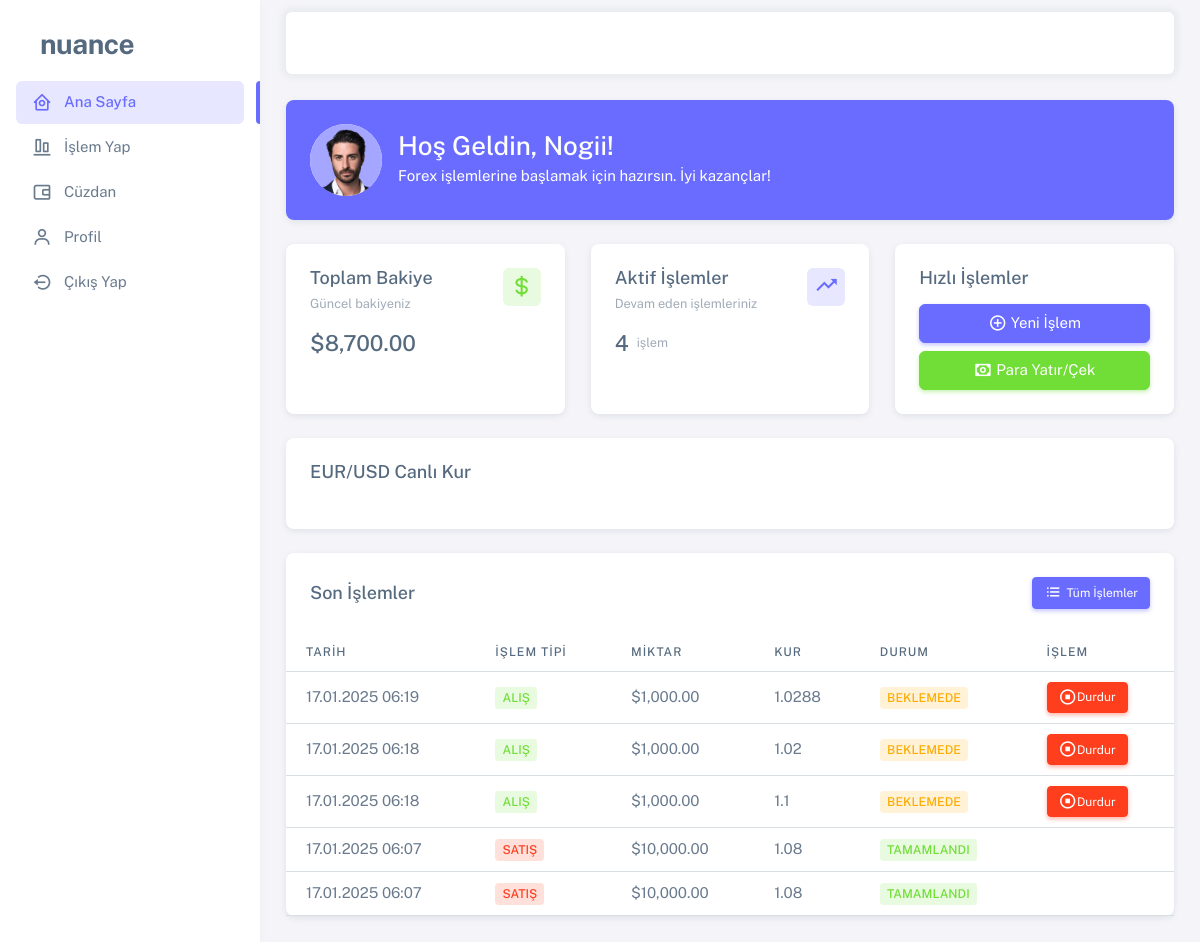
Page /main/index.php (signed in) on the committed database.
### tables this page shows
CREATE TABLE `settings` (
  `id` int(10) NOT NULL,
  `st_name` varchar(100) NOT NULL,
  `st_description` varchar(100) NOT NULL,
  `st_keywords` varchar(100) NOT NULL,
  `st_logo` varchar(100) NOT NULL,
  `st_mserver` varchar(100) NOT NULL,
  `st_mport` int(10) NOT NULL,
  `st_musername` varchar(100) NOT NULL,
  `st_mpassword` varchar(100) NOT NULL
);

CREATE TABLE `users` (
  `userID` int(10) NOT NULL,
  `userCookie` int(100) NOT NULL,
  `permission` int(1) NOT NULL,
  `userName` varchar(100) NOT NULL,
  `mailAdress` varchar(100) NOT NULL,
  `password` varchar(100) NOT NULL,
  `firstName` varchar(100) NOT NULL,
  `surName` varchar(100) NOT NULL,
  `birthday` date NOT NULL,
  `phoneNumber` int(100) NOT NULL,
  `validateAccount` tinyint(1) NOT NULL,
  `bankAdress` varchar(20) NOT NULL,
  `bankName` varchar(100) NOT NULL
);

CREATE TABLE `wallet` (
  `user_id` int(100) NOT NULL,
  `wallet_id` varchar(100) NOT NULL,
  `balance` double NOT NULL
);

CREATE TABLE `operations` (
  `user_id` int(100) NOT NULL,
  `symbol` varchar(100) NOT NULL,
  `opType` tinyint(1) NOT NULL,
  `alisFiyat` double NOT NULL,
  `targetRate` decimal(10,5) DEFAULT NULL,
  `price` double NOT NULL,
  `opFinish` tinyint(1) NOT NULL,
  `opDate` timestamp NOT NULL DEFAULT current_timestamp()
);

### connect.php (called while the page is built, shortened)
<?php
$servername = "localhost";
$username = "root";
$password = "";
$dbname = "borsa";
try {
$conn = new PDO("mysql:host=$servername;dbname=$dbname", $username, $password);
} catch (PDOException $pe) {
die ("Could not connect to the database $dbname :" . $pe->getMessage());
}
$Setting=$conn->query('SELECT * FROM settings')->fetch();
?>

### main/index.php (the view, shortened to what this page needs)
<?php
require '../connect.php';
$kullanici_sor = $conn->prepare('SELECT * FROM users WHERE userCookie = ?');
$kullanici_sor->execute([$_COOKIE['user']]);
$kullanici = $kullanici_sor->fetch(PDO::FETCH_ASSOC);
try {
  $bakiye_sor = $conn->prepare('SELECT balance FROM wallet WHERE user_id = ?');
  $bakiye_sor->execute([$kullanici['userID']]);
  $bakiye = $bakiye_sor->fetch(PDO::FETCH_ASSOC);
  $total_bakiye = $bakiye['balance'] ?? 0;
} catch (PDOException $e) {
  $total_bakiye = 0;
}
try {
  $aktif_islemler = $conn->prepare('SELECT COUNT(*) as count FROM operations WHERE user_id = ? AND opFinish = 0');
  $aktif_islemler->execute([$kullanici['userID']]);
  $aktif_islem_sayisi = $aktif_islemler->fetch(PDO::FETCH_ASSOC)['count'];
} catch (PDOException $e) {
  $aktif_islem_sayisi = 0;
}
try {
  $son_islemler = $conn->prepare('SELECT * FROM operations WHERE user_id = ? ORDER BY opDate DESC LIMIT 5');
  $son_islemler->execute([$kullanici['userID']]);
  $islemler = $son_islemler->fetchAll(PDO::FETCH_ASSOC);
} catch (PDOException $e) {
  $islemler = [];
}
?>
<!DOCTYPE html>
<html lang="tr">
<head>
  <link rel="stylesheet" href="assets/vendor/fonts/boxicons.css" />
  <link rel="stylesheet" href="assets/vendor/css/core.css" class="template-customizer-core-css" />
  <link rel="stylesheet" href="assets/vendor/css/theme-default.css" class="template-customizer-theme-css" />
  <link rel="stylesheet" href="assets/css/demo.css" />
  <link rel="stylesheet" href="assets/vendor/libs/perfect-scrollbar/perfect-scrollbar.css" />
  <link rel="stylesheet" href="assets/vendor/libs/apex-charts/apex-charts.css" />
  <link rel="stylesheet" href="https://cdn.jsdelivr.net/npm/sweetalert2@11.0.19/dist/sweetalert2.min.css">
</head>
<body>
  <div class="layout-wrapper layout-content-navbar">
    <div class="layout-container">
      <aside id="layout-menu" class="layout-menu menu-vertical menu bg-menu-theme">
        <div class="app-brand demo">
          <a href="index.php" class="app-brand-link">
            <span class="app-brand-text demo menu-text fw-bold ms-2"><?php echo $Setting['st_name'] ?></span>
          </a>
        </div>
        <ul class="menu-inner py-1">
          <li class="menu-item active">
            <a href="index.php" class="menu-link">
              <i class="menu-icon tf-icons bx bx-home-circle"></i>
              <div data-i18n="Dashboards">Ana Sayfa</div>
            </a>
          </li>
          <li class="menu-item">
            <a href="operations.php" class="menu-link">
              <i class="menu-icon tf-icons bx bx-objects-vertical-bottom"></i>
              <div data-i18n="Dashboards">İşlem Yap</div>
            </a>
          </li>
          <li class="menu-item">
            <a href="wallet.php" class="menu-link">
              <i class="menu-icon tf-icons bx bx-wallet-alt"></i>
              <div data-i18n="Dashboards">Cüzdan</div>
            </a>
          </li>
          <li class="menu-item ">
            <a href="profile.php" class="menu-link">
              <i class="menu-icon tf-icons bx bx-user"></i>
              <div data-i18n="Dashboards">Profil</div>
            </a>
          </li>
          <li class="menu-item ">
            <a href="../logout.php" class="menu-link">
              <i class="menu-icon tf-icons bx bx-log-out-circle"></i>
              <div data-i18n="Dashboards">Çıkış Yap</div>
            </a>
          </li>
      </aside>
      <div class="layout-page">
        <nav
          class="layout-navbar container-xxl navbar navbar-expand-xl navbar-detached align-items-center bg-navbar-theme"
          id="layout-navbar">
        </nav>
        <div class="content-wrapper">
          <div class="container-xxl flex-grow-1 container-p-y">
            <div class="row mb-4">
              <div class="col-12">
                <div class="card bg-primary text-white">
                  <div class="card-body d-flex align-items-center">
                    <div class="avatar avatar-xl me-3">
                      <img src="../assets/img/avatars/user.png" alt="Avatar" class="rounded-circle bg-white">
                    </div>
                    <div>
                      <h3 class="card-title text-white mb-1">Hoş Geldin,
                        <?php echo htmlspecialchars($kullanici['userName']); ?>!
                      </h3>
                      <p class="mb-0">Forex işlemlerine başlamak için hazırsın. İyi kazançlar!</p>
                    </div>
                  </div>
                </div>
              </div>
            </div>
            <div class="row">
              <div class="col-lg-4 col-md-6 mb-4">
                <div class="card h-100">
                  <div class="card-body">
                    <div class="d-flex justify-content-between align-items-start">
                      <div class="d-flex flex-column">
                        <div class="card-title mb-auto">
                          <h5 class="mb-1">Toplam Bakiye</h5>
                          <small class="text-muted">Güncel bakiyeniz</small>
                        </div>
                        <div class="d-flex align-items-center mt-3">
                          <h4 class="mb-0 me-2">$<?php echo number_format($total_bakiye, 2); ?></h4>
                        </div>
                      </div>
                      <div class="avatar">
                        <span class="avatar-initial rounded bg-label-success">
                          <i class="bx bx-dollar bx-sm"></i>
                        </span>
                      </div>
                    </div>
                  </div>
                </div>
              </div>
              <div class="col-lg-4 col-md-6 mb-4">
                <div class="card h-100">
                  <div class="card-body">
                    <div class="d-flex justify-content-between align-items-start">
                      <div class="d-flex flex-column">
                        <div class="card-title mb-auto">
                          <h5 class="mb-1">Aktif İşlemler</h5>
                          <small class="text-muted">Devam eden işlemleriniz</small>
                        </div>
                        <div class="d-flex align-items-center mt-3">
                          <h4 class="mb-0 me-2"><?php echo $aktif_islem_sayisi; ?></h4>
                          <small class="text-muted">işlem</small>
                        </div>
                      </div>
                      <div class="avatar">
                        <span class="avatar-initial rounded bg-label-primary">
                          <i class="bx bx-trending-up bx-sm"></i>
                        </span>
                      </div>
                    </div>
                  </div>
                </div>
              </div>
              <div class="col-lg-4 col-md-12 mb-4">
                <div class="card h-100">
                  <div class="card-body">
                    <h5 class="card-title mb-3">Hızlı İşlemler</h5>
                    <div class="d-grid gap-2">
                      <a href="operations.php" class="btn btn-primary">
                        <i class="bx bx-plus-circle me-1"></i> Yeni İşlem
                      </a>
                      <a href="wallet.php" class="btn btn-success">
                        <i class="bx bx-money me-1"></i> Para Yatır/Çek
                      </a>
                    </div>
                  </div>
                </div>
              </div>
            </div>
            <div class="row">
              <div class="col-12 mb-4">
                <div class="card">
                  <div class="card-header">
                    <h5 class="card-title mb-0">EUR/USD Canlı Kur</h5>
                  </div>
                  <div class="card-body">
                  </div>
                </div>
              </div>
              <div class="col-12">
                <div class="card">
                  <div class="card-header d-flex justify-content-between align-items-center">
                    <h5 class="card-title mb-0">Son İşlemler</h5>
                    <a href="operations.php" class="btn btn-primary btn-sm">
                      <i class="bx bx-list-ul me-1"></i> Tüm İşlemler
                    </a>
                  </div>
                  <div class="table-responsive">
                    <table class="table table-hover">
                      <thead>
                        <tr>
                          <th>Tarih</th>
                          <th>İşlem Tipi</th>
                          <th>Miktar</th>
                          <th>Kur</th>
                          <th>Durum</th>
                          <th>İşlem</th>
                        </tr>
                      </thead>
                      <tbody>
                        <?php foreach ($islemler as $islem): ?>
                          <tr>
                            <td><?php echo date('d.m.Y H:i', strtotime($islem['opDate'])); ?></td>
                            <td>
                              <?php if ($islem['opType'] == 1): ?>
                                <span class="badge bg-label-success">Alış</span>
                              <?php else: ?>
                                <span class="badge bg-label-danger">Satış</span>
                              <?php endif; ?>
                            </td>
                            <td>$<?php echo number_format($islem['price'], 2); ?></td>
                            <td><?php echo $islem['alisFiyat']; ?></td>
                            <td>
                              <?php if ($islem['opFinish'] == 1): ?>
                                <span class="badge bg-label-success">Tamamlandı</span>
                              <?php else: ?>
                                <span class="badge bg-label-warning">Beklemede</span>
                              <?php endif; ?>
                            </td>
                            <td>
                              <?php if ($islem['opFinish'] == 0): ?>
                                <button type="button" class="btn btn-sm btn-danger stop-operation"
                                  data-symbol="<?php echo $islem['symbol']; ?>" data-type="<?php echo $islem['opType']; ?>"
                                  data-price="<?php echo $islem['price']; ?>"
                                  data-rate="<?php echo $islem['alisFiyat']; ?>">
                                  <i class="bx bx-stop-circle"></i> Durdur
                                </button>
                              <?php endif; ?>
                            </td>
                          </tr>
                        <?php endforeach; ?>
                      </tbody>
                    </table>
                  </div>
                </div>
              </div>
            </div>
          </div>
        </div>
      </div>
    </div>
  </div>
</body>
</html>

### main/assets/css/demo.css (style rules this page uses)
.menu .app-brand.demo { height: 64px; margin-top: 12px; }
.app-brand-text.demo { font-size: 1.75rem; letter-spacing: -0.5px; text-transform: lowercase; }

### rows in the picture
settings: st_name "nuance"
users: userName "Nogii"
wallet: balance "8,700.00"
operations: opDate "17.01.2025 06:19", opType "ALIŞ", price "1,000.00", alisFiyat "1.0288", opFinish "BEKLEMEDE"
operations: opDate "17.01.2025 06:18", opType "ALIŞ", price "1,000.00", alisFiyat "1.02", opFinish "BEKLEMEDE"
operations: opDate "17.01.2025 06:18", opType "ALIŞ", price "1,000.00", alisFiyat "1.1", opFinish "BEKLEMEDE"
operations: opDate "17.01.2025 06:07", opType "SATIŞ", price "10,000.00", alisFiyat "1.08", opFinish "TAMAMLANDI"
operations: opDate "17.01.2025 06:07", opType "SATIŞ", price "10,000.00", alisFiyat "1.08", opFinish "TAMAMLANDI"

### other values in the picture
$aktif_islem_sayisi "4"
